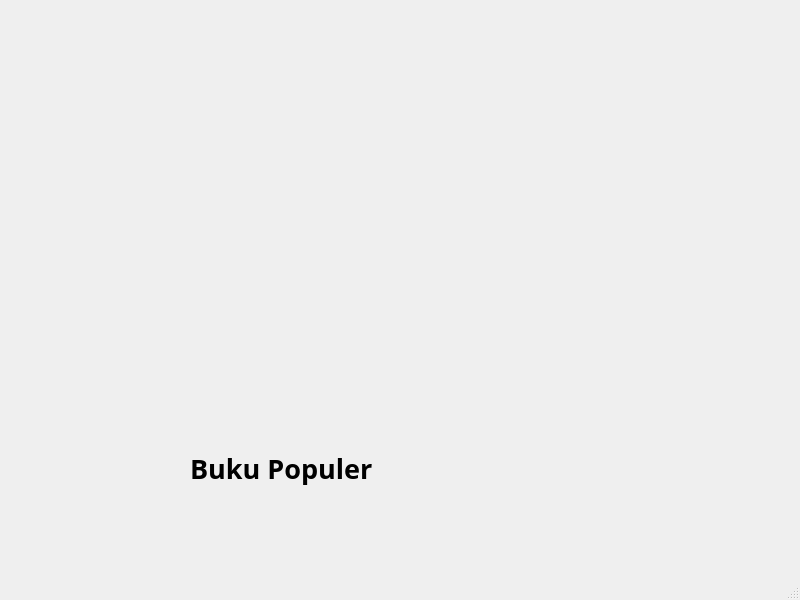
<?xml version="1.0" encoding="UTF-8"?>
<ui version="4.0">
 <class>MainWindow2</class>
 <widget class="QMainWindow" name="MainWindow2">
  <property name="geometry">
   <rect>
    <x>0</x>
    <y>0</y>
    <width>800</width>
    <height>600</height>
   </rect>
  </property>
  <property name="windowTitle">
   <string>MainWindow</string>
  </property>
  <widget class="QWidget" name="centralwidget">
   <widget class="QLabel" name="label_3">
    <property name="geometry">
     <rect>
      <x>430</x>
      <y>510</y>
      <width>171</width>
      <height>266</height>
     </rect>
    </property>
    <property name="styleSheet">
     <string notr="true"/>
    </property>
    <property name="text">
     <string/>
    </property>
    <property name="pixmap">
     <pixmap>img/225.png</pixmap>
    </property>
   </widget>
   <widget class="QLabel" name="label_5">
    <property name="geometry">
     <rect>
      <x>450</x>
      <y>790</y>
      <width>131</width>
      <height>36</height>
     </rect>
    </property>
    <property name="font">
     <font>
      <family>Goldplay</family>
      <pointsize>20</pointsize>
      <weight>75</weight>
      <bold>true</bold>
     </font>
    </property>
    <property name="styleSheet">
     <string notr="true">
color:black;
font-size:20pt;
</string>
    </property>
    <property name="text">
     <string>Book Title</string>
    </property>
   </widget>
   <widget class="QWidget" name="layoutWidget">
    <property name="geometry">
     <rect>
      <x>190</x>
      <y>500</y>
      <width>182</width>
      <height>701</height>
     </rect>
    </property>
    <layout class="QVBoxLayout" name="verticalLayout">
     <item>
      <widget class="QLabel" name="label">
       <property name="text">
        <string/>
       </property>
       <property name="pixmap">
        <pixmap>img/contoh.png</pixmap>
       </property>
      </widget>
     </item>
     <item>
      <widget class="QLabel" name="label_4">
       <property name="font">
        <font>
         <family>Goldplay</family>
         <pointsize>20</pointsize>
         <weight>75</weight>
         <bold>true</bold>
        </font>
       </property>
       <property name="styleSheet">
        <string notr="true">
color:black;
font-size:20pt;
</string>
       </property>
       <property name="text">
        <string>Book Title</string>
       </property>
      </widget>
     </item>
     <item>
      <widget class="QLabel" name="label_6">
       <property name="font">
        <font>
         <family>Goldplay</family>
         <pointsize>20</pointsize>
         <weight>50</weight>
         <bold>false</bold>
        </font>
       </property>
       <property name="styleSheet">
        <string notr="true">
color:black;
font-size:20pt;
</string>
       </property>
       <property name="text">
        <string>Author</string>
       </property>
      </widget>
     </item>
     <item>
      <widget class="QLabel" name="label_8">
       <property name="font">
        <font>
         <family>Goldplay</family>
         <pointsize>20</pointsize>
         <weight>50</weight>
         <bold>false</bold>
        </font>
       </property>
       <property name="styleSheet">
        <string notr="true">
color:black;
font-size:20pt;
</string>
       </property>
       <property name="text">
        <string>Penerbit</string>
       </property>
      </widget>
     </item>
    </layout>
   </widget>
   <widget class="QLabel" name="label_9">
    <property name="geometry">
     <rect>
      <x>460</x>
      <y>860</y>
      <width>111</width>
      <height>21</height>
     </rect>
    </property>
    <property name="font">
     <font>
      <family>Goldplay</family>
      <pointsize>20</pointsize>
      <weight>50</weight>
      <bold>false</bold>
     </font>
    </property>
    <property name="styleSheet">
     <string notr="true">
color:black;
font-size:20pt;
</string>
    </property>
    <property name="text">
     <string>Penerbit</string>
    </property>
   </widget>
   <widget class="QLabel" name="label_2">
    <property name="geometry">
     <rect>
      <x>190</x>
      <y>450</y>
      <width>281</width>
      <height>36</height>
     </rect>
    </property>
    <property name="font">
     <font>
      <family>Goldplay</family>
      <pointsize>20</pointsize>
      <weight>75</weight>
      <bold>true</bold>
     </font>
    </property>
    <property name="styleSheet">
     <string notr="true">
color:black;
font-size:20pt;
</string>
    </property>
    <property name="text">
     <string>Buku Populer</string>
    </property>
   </widget>
   <widget class="QLabel" name="label_7">
    <property name="geometry">
     <rect>
      <x>470</x>
      <y>830</y>
      <width>91</width>
      <height>21</height>
     </rect>
    </property>
    <property name="font">
     <font>
      <family>Goldplay</family>
      <pointsize>20</pointsize>
      <weight>50</weight>
      <bold>false</bold>
     </font>
    </property>
    <property name="styleSheet">
     <string notr="true">
color:black;
font-size:20pt;
</string>
    </property>
    <property name="text">
     <string>Author</string>
    </property>
   </widget>
  </widget>
  <widget class="QMenuBar" name="menubar">
   <property name="geometry">
    <rect>
     <x>0</x>
     <y>0</y>
     <width>800</width>
     <height>21</height>
    </rect>
   </property>
  </widget>
  <widget class="QStatusBar" name="statusbar"/>
 </widget>
 <resources/>
 <connections/>
</ui>
